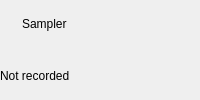
                 <widget class="QFrame" name="gallerySamplerBlock">
                  <property name="accessibleName">
                   <string>SamplerBlock</string>
                  </property>
                  <property name="role" stdset="0">
                   <string>galleryMetadataBlock</string>
                  </property>
                  <layout class="QVBoxLayout" name="gallerySamplerLayout">
                   <item>
                    <layout class="QHBoxLayout" name="gallerySamplerLabelHeadingLayout" stretch="0,1">
                     <property name="leftMargin">
                      <number>0</number>
                     </property>
                     <property name="topMargin">
                      <number>0</number>
                     </property>
                     <property name="rightMargin">
                      <number>0</number>
                     </property>
                     <property name="bottomMargin">
                      <number>0</number>
                     </property>
                     <property name="spacing">
                      <number>6</number>
                     </property>
                     <item>
                      <widget class="QLabel" name="gallerySamplerLabelIcon">
                       <property name="role" stdset="0">
                        <string>sectionIcon</string>
                       </property>
                       <property name="iconKey" stdset="0">
                        <string>waypoints</string>
                       </property>
                       <property name="text">
                        <string />
                       </property>
                       <property name="minimumSize">
                        <size>
                         <width>16</width>
                         <height>16</height>
                        </size>
                       </property>
                       <property name="maximumSize">
                        <size>
                         <width>16</width>
                         <height>16</height>
                        </size>
                       </property>
                      </widget>
                     </item>
                     <item>
                      <widget class="QLabel" name="gallerySamplerLabel">
                       <property name="accessibleName">
                        <string>SamplerLabel</string>
                       </property>
                       <property name="text">
                        <string>Sampler</string>
                       </property>
                       <property name="role" stdset="0">
                        <string>secondary</string>
                       </property>
                       <property name="textInteractionFlags">
                        <set>Qt::TextSelectableByMouse</set>
                       </property>
                       <property name="wordWrap">
                        <bool>false</bool>
                       </property>
                       <property name="textRole" stdset="0">
                        <string>caption</string>
                       </property>
                      </widget>
                     </item>
                    </layout>
                   </item>
                   <item>
                    <widget class="QLabel" name="gallerySamplerValue">
                     <property name="accessibleName">
                      <string>SamplerValue</string>
                     </property>
                     <property name="text">
                      <string>Not recorded</string>
                     </property>
                     <property name="textInteractionFlags">
                      <set>Qt::TextSelectableByMouse</set>
                     </property>
                     <property name="wordWrap">
                      <bool>false</bool>
                     </property>
                     <property name="textRole" stdset="0">
                      <string>value</string>
                     </property>
                    </widget>
                   </item>
                   <property name="spacing">
                    <number>4</number>
                   </property>
                   <property name="leftMargin">
                    <number>0</number>
                   </property>
                   <property name="topMargin">
                    <number>0</number>
                   </property>
                   <property name="rightMargin">
                    <number>0</number>
                   </property>
                   <property name="bottomMargin">
                    <number>0</number>
                   </property>
                  </layout>
                 </widget>
